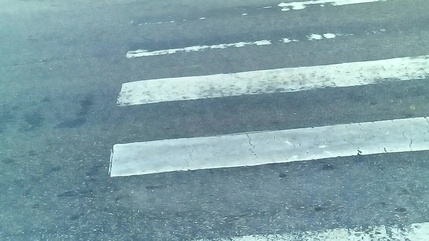
#> input picture dataset/samples/c1_p1_1.jpg, 429 x 241 px, shrunk from 1280 x 720 before the run
$ python generate_slide_figures.py
#> lines starting #> are read from the running program, lines starting #| are printed output that depends on the picture
"""
generate_slide_figures.py
Generates clean, high-resolution visual panels and figures for the PPT presentation.
Includes tested street photos and user-uploaded test photos.
"""

import cv2
import numpy as np
import matplotlib.pyplot as plt
from pathlib import Path

FIGS_DIR = Path("outputs/figures")
FIGS_DIR.mkdir(parents=True, exist_ok=True)
SAMPLES_DIR = Path("dataset/samples")

def create_dataset_overview_figure():
    """4-panel grid showing the 4 dataset classes trained on."""
    fig, axes = plt.subplots(1, 4, figsize=(16, 4.5), dpi=200)
    plt.subplots_adjust(wspace=0.15, left=0.04, right=0.96, top=0.88, bottom=0.08)

    classes_info = [
        ("c1_p1_1.jpg", "Class 1: Front-View Crossing\n(150 images | Direct Approach)", "#1E88E5"),
        ("c2_p1_1.jpg", "Class 2: Left-Side Perspective\n(150 images | Angled Left)", "#F59E0B"),
        ("c3_p1_1.jpg", "Class 3: Right-Side Perspective\n(150 images | Angled Right)", "#8B5CF6"),
        ("c4_p1_2.jpg", "Class 4: Non-Crosswalk Asphalt\n(150 images | Negative Class)", "#EF4444"),
    ]

    for ax, (fname, label, col) in zip(axes, classes_info):
        p = SAMPLES_DIR / fname
        if p.exists():
            img = cv2.imread(str(p))
#> img is the input picture: shape (241, 429, 3); mean B, G, R 165.3, 157.9, 125.9
            img_rgb = cv2.cvtColor(img, cv2.COLOR_BGR2RGB)
            ax.imshow(img_rgb)
        ax.set_title(label, fontsize=11, fontweight='bold', color=col, pad=8)
        ax.axis('off')
        for spine in ax.spines.values():
            spine.set_visible(True)
            spine.set_color(col)
            spine.set_linewidth(3)

    plt.suptitle("Kaggle Crosswalk Dataset — 4 Perspective Classes (600 Total Images, 150/class)",
                 fontsize=14, fontweight='heavy', y=0.98, color='#0F172A')
    out_path = FIGS_DIR / "dataset_classes_grid.png"
    plt.savefig(out_path, bbox_inches='tight')
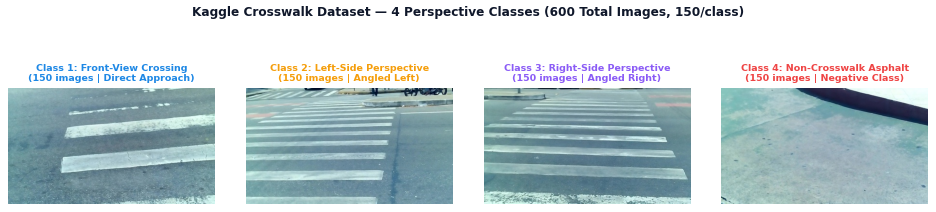
#> figure drawn by matplotlib, 4 panels
    plt.close()
    print(f"Created: {out_path}")


def create_multimodal_test_grid():
    """4-panel grid of tested images demonstrating the system in action."""
    fig, axes = plt.subplots(2, 2, figsize=(14, 9), dpi=200)
    plt.subplots_adjust(wspace=0.12, hspace=0.25, left=0.05, right=0.95, top=0.90, bottom=0.06)

    test_cases = [
        ("outputs/sample_predictions/integrated_c1_front_crossing.jpg",
         "Test Case 1: Crosswalk with Pedestrian Hazard (c1_p1_48.jpg)",
         "Perception: Person detected in RIGHT zone | Status: Front-View Crossing | Priority: MEDIUM"),
        ("outputs/sample_predictions/integrated_c2_left_perspective.jpg",
         "Test Case 2: Multi-Vehicle Street Hazard (c1_p1_146.jpg)",
         "Perception: Motorcycle & Cars in CENTRE path | Status: Crossing Detected | Priority: HIGH"),
        ("outputs/sample_predictions/user_real_test_1.jpg",
         "Test Case 3: Real Indoor / Hostel Obstacle Test (User Photo)",
         "Perception: Obstacle detected directly in CENTRE walking path | Alert: Caution!"),
        ("outputs/sample_predictions/integrated_c4_non_crosswalk.jpg",
         "Test Case 4: Open Asphalt Roadway (c4_p1_2.jpg)",
         "Perception: Roadway clear | Status: No clear zebra crossing detected | Priority: LOW"),
    ]

    for ax, (img_path, title, subtitle) in zip(axes.flat, test_cases):
        p = Path(img_path)
        if p.exists():
            img = cv2.imread(str(p))
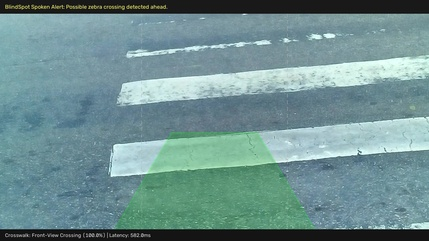
#> input picture outputs/sample_predictions/integrated_c1_front_crossing.jpg, 429 x 241 px, shrunk from 1280 x 720 before the run
#> img is the input picture: shape (241, 429, 3); mean B, G, R 145.1, 144.2, 111.5
            img_rgb = cv2.cvtColor(img, cv2.COLOR_BGR2RGB)
            ax.imshow(img_rgb)
        ax.set_title(title, fontsize=11, fontweight='bold', pad=6, color='#1E3A8A')
        ax.set_xlabel(subtitle, fontsize=9.5, fontweight='semibold', color='#334155', labelpad=4)
        ax.set_xticks([])
        ax.set_yticks([])

    plt.suptitle("System Perception in Action Across Diverse Tested Scenes (Street & Real Indoor)",
                 fontsize=14, fontweight='heavy', y=0.98, color='#0F172A')
    out_path = FIGS_DIR / "tested_scenes_grid.png"
    plt.savefig(out_path, bbox_inches='tight')
    plt.close()
    print(f"Created: {out_path}")


def create_architecture_flow_diagram():
    """Visual block diagram of the system pipeline."""
    fig, ax = plt.subplots(figsize=(14, 5.5), dpi=200)
    ax.set_xlim(0, 14)
    ax.set_ylim(0, 6)
    ax.axis('off')

    def draw_box(x, y, w, h, title, sub, color, text_color="white"):
        from matplotlib.patches import FancyBboxPatch
        rect = FancyBboxPatch((x, y), w, h, boxstyle="round,pad=0.15", facecolor=color, edgecolor='#0F172A', linewidth=1.5, zorder=2)
        ax.add_patch(rect)
        ax.text(x + w/2, y + h*0.62, title, ha='center', va='center', fontsize=10.5,
                fontweight='bold', color=text_color, zorder=3)
        ax.text(x + w/2, y + h*0.28, sub, ha='center', va='center', fontsize=8.5,
                color=text_color, zorder=3)

    def draw_arrow(x1, y1, x2, y2, label=""):
        ax.annotate('', xy=(x2, y2), xytext=(x1, y1),
                    arrowprops=dict(arrowstyle="->", color="#1E293B", lw=2, mutation_scale=15),
                    zorder=1)
        if label:
            ax.text((x1 + x2)/2, (y1 + y2)/2 + 0.18, label, ha='center', va='bottom',
                    fontsize=8, fontweight='bold', color='#475569')

    # Input
    draw_box(0.5, 2.3, 2.2, 1.4, "Visual Input", "Camera / Video Feed\n(RGB Frame)", "#3B82F6")
    draw_arrow(2.7, 3.0, 3.5, 3.0)

    # Preprocessing
    draw_box(3.5, 2.3, 2.2, 1.4, "OpenCV DIP", "Resize, Gaussian (5x5)\nCanny & Stripe ROI", "#0284C7")

    # Branch up & down
    draw_arrow(5.7, 3.5, 6.5, 4.3)
    draw_arrow(5.7, 2.5, 6.5, 1.7)

    # Upper Branch: Obstacle Detection
    draw_box(6.5, 3.6, 2.6, 1.4, "YOLOv8-nano", "Object Detection\n3-Zone Spatial Centroids", "#F59E0B")

    # Lower Branch: Crosswalk Recognition
    draw_box(6.5, 1.0, 2.6, 1.4, "MobileNetV3-Small", "4-Class Classifier\n+ DIP Stripe Verification", "#10B981")

    # Convergence
    draw_arrow(9.1, 4.3, 9.9, 3.5, "Spatial Zones")
    draw_arrow(9.1, 1.7, 9.9, 2.5, "Crossing State")

    # Decision Fusion
    draw_box(9.9, 2.3, 2.1, 1.4, "Decision Fusion", "Priority Arbitration\nCooldown Filter", "#8B5CF6")
    draw_arrow(12.0, 3.0, 12.6, 3.0)

    # Output
    draw_box(12.6, 2.3, 1.2, 1.4, "Spoken\nFeedback", "TTS Audio\n+ HUD", "#DC2626")

    plt.title("BlindSpot System Architecture & Multimodal Processing Pipeline",
              fontsize=13, fontweight='heavy', pad=12, color='#0F172A')
    out_path = FIGS_DIR / "system_architecture_diagram.png"
    plt.savefig(out_path, bbox_inches='tight')
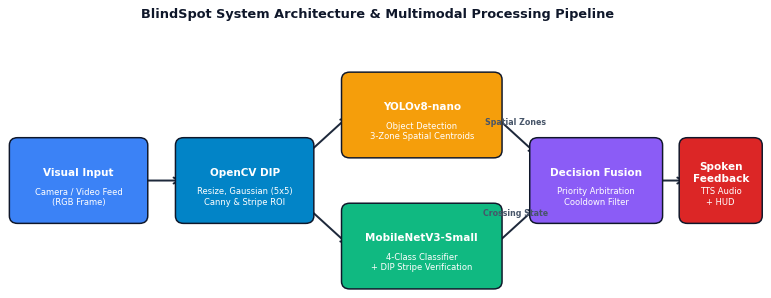
#> figure drawn by matplotlib, 1 panel
    plt.close()
    print(f"Created: {out_path}")

if __name__ == "__main__":
    create_dataset_overview_figure()
    create_multimodal_test_grid()
    create_architecture_flow_diagram()
    print("All slide figures generated successfully!")
